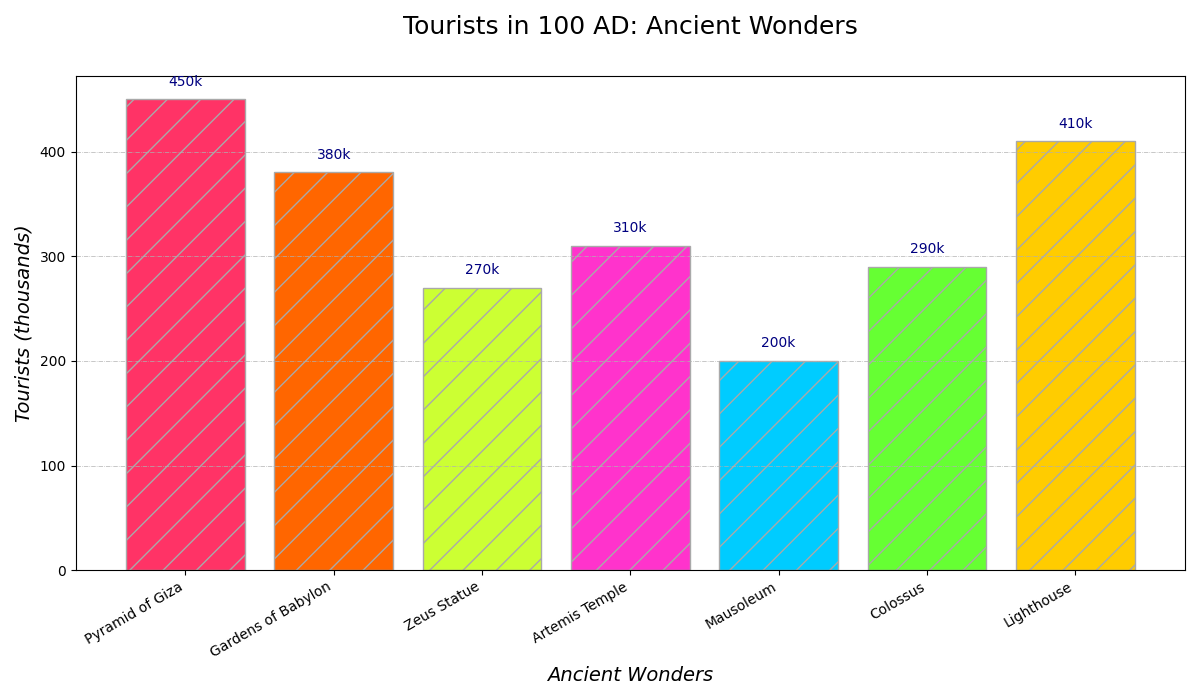

Recreate this plot in Python.
import matplotlib.pyplot as plt
import numpy as np

wonders = [
    "Pyramid of Giza", "Gardens of Babylon",
    "Zeus Statue", "Artemis Temple",
    "Mausoleum", "Colossus", "Lighthouse"
]

tourists = np.array([450, 380, 270, 310, 200, 290, 410])

colors = ['#FF3366', '#FF6600', '#CCFF33', '#FF33CC', '#00CCFF', '#66FF33', '#FFCC00']

fig, ax = plt.subplots(figsize=(12, 7))

bars = ax.bar(wonders, tourists, color=colors, edgecolor='darkgrey', hatch='/')

for bar in bars:
    yval = bar.get_height()
    ax.text(bar.get_x() + bar.get_width() / 2, yval + 10, f'{yval}k', ha='center', va='bottom', fontsize=10, color='navy')

ax.set_title('Tourists in 100 AD: Ancient Wonders', fontsize=18, pad=30)
ax.set_xlabel('Ancient Wonders', fontsize=14, style='italic')
ax.set_ylabel('Tourists (thousands)', fontsize=14, style='italic')

plt.xticks(rotation=30, ha='right')

ax.yaxis.grid(True, linestyle='-.', linewidth=0.5)

plt.tight_layout()

plt.show()
